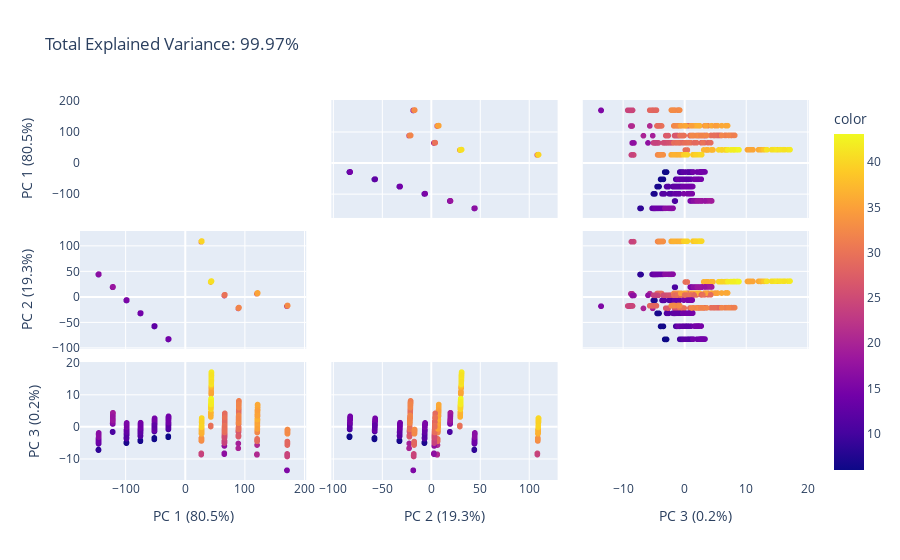

This figure's notebook cell:
### Code cell
import plotly.express as px

n_components = 3
pca = PCA(n_components=n_components)
#pca = PCA()
components = pca.fit_transform(df.drop(['heating load'], axis=1))

#labels = {str(i): f"PC {i+1}" for i in range(n_components)}
#labels['color'] = 'cooling load'

labels = {
    str(i): f"PC {i+1} ({var:.1f}%)"
    for i, var in enumerate(pca.explained_variance_ratio_ * 100)
}

total_var = pca.explained_variance_ratio_.sum() * 100

fig = px.scatter_matrix(
    components,
    labels=labels,
    dimensions=range(3),
    color=df["heating load"],
    title=f'Total Explained Variance: {total_var:.2f}%'
)
fig.update_traces(diagonal_visible=False)
fig.show()

### Figure 1 — Plotly figure (JSON) as saved in the notebook; plotly's stock layout.template omitted (floating-point values rounded to 4 significant figures; data arrays with more than 128 entries replaced by an {"elided": "..."} marker saying what was removed)
{"data": [{"diagonal": {"visible": false}, "dimensions": [{"axis": {"matches": true}, "label": "PC 1 (80.5%)", "values": {"elided": "768 float values"}}, {"axis": {"matches": true}, "label": "PC 2 (19.3%)", "values": {"elided": "768 float values"}}, {"axis": {"matches": true}, "label": "PC 3 (0.2%)", "values": {"elided": "768 float values"}}], "hovertemplate": "%{xaxis.title.text}=%{x}<br>%{yaxis.title.text}=%{y}<br>color=%{marker.color}<extra></extra>", "legendgroup": "", "marker": {"color": {"elided": "768 float values"}, "coloraxis": "coloraxis", "symbol": "circle"}, "name": "", "showlegend": false, "type": "splom"}], "layout": {"coloraxis": {"colorbar": {"title": {"text": "color"}}, "colorscale": [[0, "#0d0887"], [0.1111, "#46039f"], [0.2222, "#7201a8"], [0.3333, "#9c179e"], [0.4444, "#bd3786"], [0.5556, "#d8576b"], [0.6667, "#ed7953"], [0.7778, "#fb9f3a"], [0.8889, "#fdca26"], [1, "#f0f921"]]}, "dragmode": "select", "legend": {"tracegroupgap": 0}, "title": {"text": "Total Explained Variance: 99.97%"}}}
